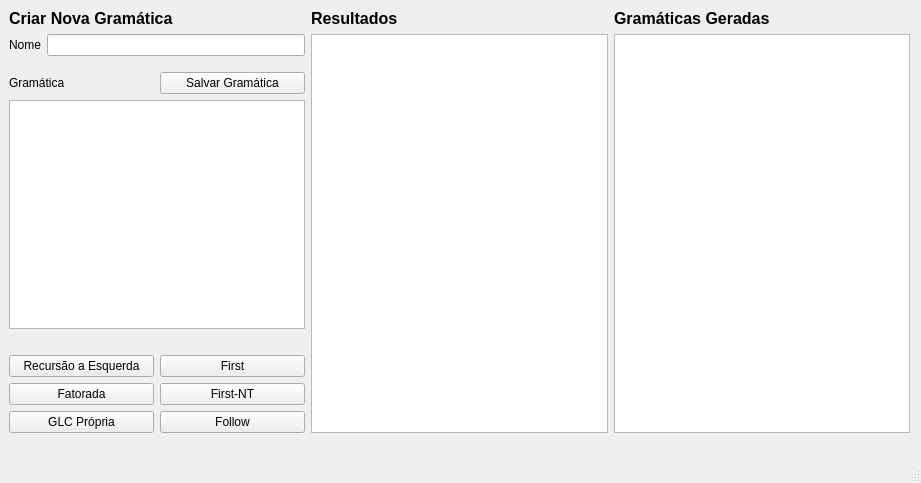
<?xml version="1.0" encoding="UTF-8"?>
<ui version="4.0">
 <class>MainWindow</class>
 <widget class="QMainWindow" name="MainWindow">
  <property name="geometry">
   <rect>
    <x>0</x>
    <y>0</y>
    <width>921</width>
    <height>483</height>
   </rect>
  </property>
  <property name="windowTitle">
   <string>Gramáticas Livres de Contexto</string>
  </property>
  <widget class="QWidget" name="centralwidget">
   <widget class="QWidget" name="horizontalLayoutWidget">
    <property name="geometry">
     <rect>
      <x>9</x>
      <y>9</y>
      <width>901</width>
      <height>424</height>
     </rect>
    </property>
    <layout class="QHBoxLayout" name="horizontalLayout">
     <item>
      <layout class="QVBoxLayout" name="inputSection">
       <item>
        <widget class="QLabel" name="input_section_header">
         <property name="font">
          <font>
           <pointsize>12</pointsize>
           <weight>75</weight>
           <bold>true</bold>
          </font>
         </property>
         <property name="text">
          <string>&lt;html&gt;&lt;head/&gt;&lt;body&gt;&lt;p&gt;Criar Nova Gramática&lt;/p&gt;&lt;/body&gt;&lt;/html&gt;</string>
         </property>
        </widget>
       </item>
       <item>
        <layout class="QHBoxLayout" name="horizontalLayout_8">
         <property name="topMargin">
          <number>0</number>
         </property>
         <item>
          <widget class="QLabel" name="nameLabel">
           <property name="text">
            <string>Nome</string>
           </property>
          </widget>
         </item>
         <item>
          <widget class="QLineEdit" name="nameField"/>
         </item>
        </layout>
       </item>
       <item>
        <layout class="QHBoxLayout" name="horizontalLayout_7">
         <property name="topMargin">
          <number>10</number>
         </property>
         <item>
          <widget class="QLabel" name="grammarLabel">
           <property name="sizePolicy">
            <sizepolicy hsizetype="Minimum" vsizetype="Preferred">
             <horstretch>0</horstretch>
             <verstretch>0</verstretch>
            </sizepolicy>
           </property>
           <property name="text">
            <string>Gramática</string>
           </property>
          </widget>
         </item>
         <item>
          <widget class="QPushButton" name="saveGrammarButton">
           <property name="text">
            <string>Salvar Gramática</string>
           </property>
          </widget>
         </item>
        </layout>
       </item>
       <item>
        <widget class="QPlainTextEdit" name="grammarText">
         <property name="plainText">
          <string/>
         </property>
        </widget>
       </item>
       <item>
        <widget class="QLabel" name="infoLabel">
         <property name="text">
          <string/>
         </property>
        </widget>
       </item>
       <item>
        <layout class="QGridLayout" name="gridLayout">
         <item row="0" column="2">
          <widget class="QPushButton" name="firstButton">
           <property name="text">
            <string>First</string>
           </property>
          </widget>
         </item>
         <item row="1" column="2">
          <widget class="QPushButton" name="firstNtButton">
           <property name="text">
            <string>First-NT</string>
           </property>
          </widget>
         </item>
         <item row="1" column="1">
          <widget class="QPushButton" name="fatoradaButton">
           <property name="text">
            <string>Fatorada</string>
           </property>
          </widget>
         </item>
         <item row="0" column="1">
          <widget class="QPushButton" name="leftRecursionButton">
           <property name="text">
            <string>Recursão a Esquerda</string>
           </property>
          </widget>
         </item>
         <item row="2" column="2">
          <widget class="QPushButton" name="followButton">
           <property name="text">
            <string>Follow</string>
           </property>
          </widget>
         </item>
         <item row="2" column="1">
          <widget class="QPushButton" name="glcPropriaButton">
           <property name="text">
            <string>GLC Própria</string>
           </property>
          </widget>
         </item>
        </layout>
       </item>
      </layout>
     </item>
     <item>
      <layout class="QVBoxLayout" name="verticalLayout_5">
       <item>
        <widget class="QLabel" name="resultsLabel">
         <property name="font">
          <font>
           <pointsize>12</pointsize>
           <weight>75</weight>
           <bold>true</bold>
          </font>
         </property>
         <property name="text">
          <string>&lt;html&gt;&lt;head/&gt;&lt;body&gt;&lt;p&gt;Resultados&lt;/p&gt;&lt;/body&gt;&lt;/html&gt;</string>
         </property>
        </widget>
       </item>
       <item>
        <widget class="QPlainTextEdit" name="resultText_1"/>
       </item>
      </layout>
     </item>
     <item>
      <layout class="QVBoxLayout" name="grammarListBox">
       <property name="leftMargin">
        <number>0</number>
       </property>
       <item>
        <widget class="QLabel" name="listLabel">
         <property name="font">
          <font>
           <pointsize>12</pointsize>
           <weight>75</weight>
           <bold>true</bold>
          </font>
         </property>
         <property name="text">
          <string>Gramáticas Geradas</string>
         </property>
        </widget>
       </item>
       <item>
        <widget class="QListWidget" name="grammarList"/>
       </item>
      </layout>
     </item>
    </layout>
   </widget>
  </widget>
  <widget class="QMenuBar" name="menubar">
   <property name="geometry">
    <rect>
     <x>0</x>
     <y>0</y>
     <width>921</width>
     <height>28</height>
    </rect>
   </property>
  </widget>
  <widget class="QStatusBar" name="statusbar"/>
 </widget>
 <resources/>
 <connections/>
</ui>
